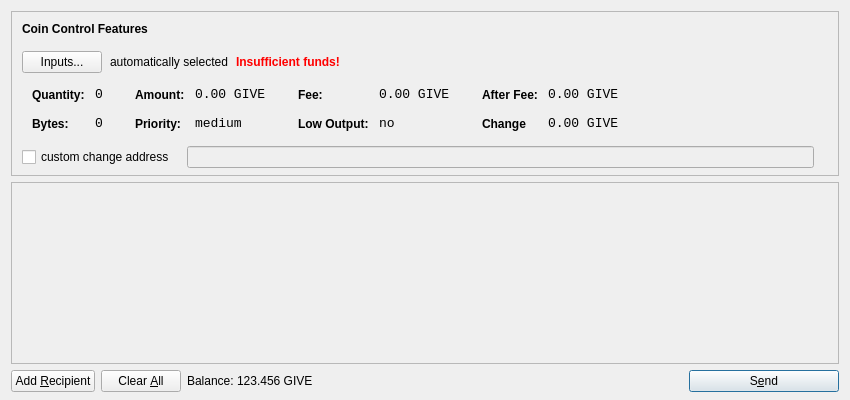
<?xml version="1.0" encoding="UTF-8"?>
<ui version="4.0">
 <class>SendCoinsDialog</class>
 <widget class="QDialog" name="SendCoinsDialog">
  <property name="geometry">
   <rect>
    <x>0</x>
    <y>0</y>
    <width>850</width>
    <height>400</height>
   </rect>
  </property>
  <property name="windowTitle">
   <string>Send Coins</string>
  </property>
  <layout class="QVBoxLayout" name="verticalLayout" stretch="0,1,0">
   <property name="bottomMargin">
    <number>8</number>
   </property>
   <item>
    <widget class="QFrame" name="frameCoinControl">
     <property name="sizePolicy">
      <sizepolicy hsizetype="Expanding" vsizetype="Expanding">
       <horstretch>0</horstretch>
       <verstretch>0</verstretch>
      </sizepolicy>
     </property>
     <property name="maximumSize">
      <size>
       <width>16777215</width>
       <height>16777215</height>
      </size>
     </property>
     <property name="frameShape">
      <enum>QFrame::StyledPanel</enum>
     </property>
     <property name="frameShadow">
      <enum>QFrame::Sunken</enum>
     </property>
     <layout class="QVBoxLayout" name="verticalLayoutCoinControl2">
      <property name="spacing">
       <number>-1</number>
      </property>
      <property name="leftMargin">
       <number>0</number>
      </property>
      <property name="topMargin">
       <number>0</number>
      </property>
      <property name="rightMargin">
       <number>0</number>
      </property>
      <property name="bottomMargin">
       <number>6</number>
      </property>
      <item>
       <layout class="QVBoxLayout" name="verticalLayoutCoinControl" stretch="0,0,0,0,1">
        <property name="spacing">
         <number>0</number>
        </property>
        <property name="leftMargin">
         <number>10</number>
        </property>
        <property name="topMargin">
         <number>10</number>
        </property>
        <item>
         <layout class="QHBoxLayout" name="horizontalLayoutCoinControl1">
          <property name="bottomMargin">
           <number>15</number>
          </property>
          <item>
           <widget class="QLabel" name="labelCoinControlFeatures">
            <property name="sizePolicy">
             <sizepolicy hsizetype="Preferred" vsizetype="Maximum">
              <horstretch>0</horstretch>
              <verstretch>0</verstretch>
             </sizepolicy>
            </property>
            <property name="font">
             <font>
              <weight>75</weight>
              <bold>true</bold>
             </font>
            </property>
            <property name="styleSheet">
             <string notr="true">font-weight:bold;</string>
            </property>
            <property name="text">
             <string>Coin Control Features</string>
            </property>
           </widget>
          </item>
         </layout>
        </item>
        <item>
         <layout class="QHBoxLayout" name="horizontalLayoutCoinControl2" stretch="0,0,0,0">
          <property name="spacing">
           <number>8</number>
          </property>
          <property name="bottomMargin">
           <number>10</number>
          </property>
          <item>
           <widget class="QPushButton" name="pushButtonCoinControl">
            <property name="styleSheet">
             <string notr="true"/>
            </property>
            <property name="text">
             <string>Inputs...</string>
            </property>
           </widget>
          </item>
          <item>
           <widget class="QLabel" name="labelCoinControlAutomaticallySelected">
            <property name="text">
             <string>automatically selected</string>
            </property>
            <property name="margin">
             <number>5</number>
            </property>
           </widget>
          </item>
          <item>
           <widget class="QLabel" name="labelCoinControlInsuffFunds">
            <property name="font">
             <font>
              <weight>75</weight>
              <bold>true</bold>
             </font>
            </property>
            <property name="styleSheet">
             <string notr="true">color:red;font-weight:bold;</string>
            </property>
            <property name="text">
             <string>Insufficient funds!</string>
            </property>
            <property name="margin">
             <number>5</number>
            </property>
           </widget>
          </item>
          <item>
           <spacer name="horizontalSpacerCoinControl">
            <property name="orientation">
             <enum>Qt::Horizontal</enum>
            </property>
            <property name="sizeHint" stdset="0">
             <size>
              <width>40</width>
              <height>1</height>
             </size>
            </property>
           </spacer>
          </item>
         </layout>
        </item>
        <item>
         <widget class="QWidget" name="widgetCoinControl" native="true">
          <property name="sizePolicy">
           <sizepolicy hsizetype="Preferred" vsizetype="Preferred">
            <horstretch>0</horstretch>
            <verstretch>0</verstretch>
           </sizepolicy>
          </property>
          <property name="minimumSize">
           <size>
            <width>0</width>
            <height>0</height>
           </size>
          </property>
          <property name="styleSheet">
           <string notr="true"/>
          </property>
          <layout class="QHBoxLayout" name="horizontalLayoutCoinControl5">
           <property name="margin">
            <number>0</number>
           </property>
           <item>
            <layout class="QHBoxLayout" name="horizontalLayoutCoinControl3" stretch="0,0,0,1">
             <property name="spacing">
              <number>20</number>
             </property>
             <property name="topMargin">
              <number>0</number>
             </property>
             <property name="bottomMargin">
              <number>10</number>
             </property>
             <item>
              <layout class="QFormLayout" name="formLayoutCoinControl1">
               <property name="horizontalSpacing">
                <number>10</number>
               </property>
               <property name="verticalSpacing">
                <number>14</number>
               </property>
               <property name="leftMargin">
                <number>10</number>
               </property>
               <property name="topMargin">
                <number>4</number>
               </property>
               <property name="rightMargin">
                <number>6</number>
               </property>
               <item row="0" column="0">
                <widget class="QLabel" name="labelCoinControlQuantityText">
                 <property name="styleSheet">
                  <string notr="true">font-weight:bold;</string>
                 </property>
                 <property name="text">
                  <string>Quantity:</string>
                 </property>
                 <property name="margin">
                  <number>0</number>
                 </property>
                </widget>
               </item>
               <item row="0" column="1">
                <widget class="QLabel" name="labelCoinControlQuantity">
                 <property name="font">
                  <font>
                   <family>Monospace</family>
                   <pointsize>10</pointsize>
                  </font>
                 </property>
                 <property name="cursor">
                  <cursorShape>IBeamCursor</cursorShape>
                 </property>
                 <property name="contextMenuPolicy">
                  <enum>Qt::ActionsContextMenu</enum>
                 </property>
                 <property name="text">
                  <string>0</string>
                 </property>
                 <property name="margin">
                  <number>0</number>
                 </property>
                 <property name="textInteractionFlags">
                  <set>Qt::LinksAccessibleByMouse|Qt::TextSelectableByKeyboard|Qt::TextSelectableByMouse</set>
                 </property>
                </widget>
               </item>
               <item row="1" column="0">
                <widget class="QLabel" name="labelCoinControlBytesText">
                 <property name="styleSheet">
                  <string notr="true">font-weight:bold;</string>
                 </property>
                 <property name="text">
                  <string>Bytes:</string>
                 </property>
                </widget>
               </item>
               <item row="1" column="1">
                <widget class="QLabel" name="labelCoinControlBytes">
                 <property name="font">
                  <font>
                   <family>Monospace</family>
                   <pointsize>10</pointsize>
                  </font>
                 </property>
                 <property name="cursor">
                  <cursorShape>IBeamCursor</cursorShape>
                 </property>
                 <property name="contextMenuPolicy">
                  <enum>Qt::ActionsContextMenu</enum>
                 </property>
                 <property name="text">
                  <string>0</string>
                 </property>
                 <property name="textInteractionFlags">
                  <set>Qt::LinksAccessibleByMouse|Qt::TextSelectableByKeyboard|Qt::TextSelectableByMouse</set>
                 </property>
                </widget>
               </item>
              </layout>
             </item>
             <item>
              <layout class="QFormLayout" name="formLayoutCoinControl2">
               <property name="horizontalSpacing">
                <number>10</number>
               </property>
               <property name="verticalSpacing">
                <number>14</number>
               </property>
               <property name="leftMargin">
                <number>6</number>
               </property>
               <property name="topMargin">
                <number>4</number>
               </property>
               <property name="rightMargin">
                <number>6</number>
               </property>
               <item row="0" column="0">
                <widget class="QLabel" name="labelCoinControlAmountText">
                 <property name="styleSheet">
                  <string notr="true">font-weight:bold;</string>
                 </property>
                 <property name="text">
                  <string>Amount:</string>
                 </property>
                 <property name="margin">
                  <number>0</number>
                 </property>
                </widget>
               </item>
               <item row="0" column="1">
                <widget class="QLabel" name="labelCoinControlAmount">
                 <property name="font">
                  <font>
                   <family>Monospace</family>
                   <pointsize>10</pointsize>
                  </font>
                 </property>
                 <property name="cursor">
                  <cursorShape>IBeamCursor</cursorShape>
                 </property>
                 <property name="contextMenuPolicy">
                  <enum>Qt::ActionsContextMenu</enum>
                 </property>
                 <property name="text">
                  <string>0.00 GIVE</string>
                 </property>
                 <property name="textInteractionFlags">
                  <set>Qt::LinksAccessibleByMouse|Qt::TextSelectableByKeyboard|Qt::TextSelectableByMouse</set>
                 </property>
                </widget>
               </item>
               <item row="1" column="0">
                <widget class="QLabel" name="labelCoinControlPriorityText">
                 <property name="styleSheet">
                  <string notr="true">font-weight:bold;</string>
                 </property>
                 <property name="text">
                  <string>Priority:</string>
                 </property>
                </widget>
               </item>
               <item row="1" column="1">
                <widget class="QLabel" name="labelCoinControlPriority">
                 <property name="font">
                  <font>
                   <family>Monospace</family>
                   <pointsize>10</pointsize>
                  </font>
                 </property>
                 <property name="cursor">
                  <cursorShape>IBeamCursor</cursorShape>
                 </property>
                 <property name="contextMenuPolicy">
                  <enum>Qt::ActionsContextMenu</enum>
                 </property>
                 <property name="text">
                  <string>medium</string>
                 </property>
                 <property name="textInteractionFlags">
                  <set>Qt::LinksAccessibleByMouse|Qt::TextSelectableByKeyboard|Qt::TextSelectableByMouse</set>
                 </property>
                </widget>
               </item>
              </layout>
             </item>
             <item>
              <layout class="QFormLayout" name="formLayoutCoinControl3">
               <property name="horizontalSpacing">
                <number>10</number>
               </property>
               <property name="verticalSpacing">
                <number>14</number>
               </property>
               <property name="leftMargin">
                <number>6</number>
               </property>
               <property name="topMargin">
                <number>4</number>
               </property>
               <property name="rightMargin">
                <number>6</number>
               </property>
               <item row="0" column="0">
                <widget class="QLabel" name="labelCoinControlFeeText">
                 <property name="styleSheet">
                  <string notr="true">font-weight:bold;</string>
                 </property>
                 <property name="text">
                  <string>Fee:</string>
                 </property>
                 <property name="margin">
                  <number>0</number>
                 </property>
                </widget>
               </item>
               <item row="0" column="1">
                <widget class="QLabel" name="labelCoinControlFee">
                 <property name="font">
                  <font>
                   <family>Monospace</family>
                   <pointsize>10</pointsize>
                  </font>
                 </property>
                 <property name="cursor">
                  <cursorShape>IBeamCursor</cursorShape>
                 </property>
                 <property name="contextMenuPolicy">
                  <enum>Qt::ActionsContextMenu</enum>
                 </property>
                 <property name="text">
                  <string>0.00 GIVE</string>
                 </property>
                 <property name="textInteractionFlags">
                  <set>Qt::LinksAccessibleByMouse|Qt::TextSelectableByKeyboard|Qt::TextSelectableByMouse</set>
                 </property>
                </widget>
               </item>
               <item row="1" column="0">
                <widget class="QLabel" name="labelCoinControlLowOutputText">
                 <property name="styleSheet">
                  <string notr="true">font-weight:bold;</string>
                 </property>
                 <property name="text">
                  <string>Low Output:</string>
                 </property>
                </widget>
               </item>
               <item row="1" column="1">
                <widget class="QLabel" name="labelCoinControlLowOutput">
                 <property name="font">
                  <font>
                   <family>Monospace</family>
                   <pointsize>10</pointsize>
                  </font>
                 </property>
                 <property name="cursor">
                  <cursorShape>IBeamCursor</cursorShape>
                 </property>
                 <property name="contextMenuPolicy">
                  <enum>Qt::ActionsContextMenu</enum>
                 </property>
                 <property name="text">
                  <string>no</string>
                 </property>
                 <property name="textInteractionFlags">
                  <set>Qt::LinksAccessibleByMouse|Qt::TextSelectableByKeyboard|Qt::TextSelectableByMouse</set>
                 </property>
                </widget>
               </item>
              </layout>
             </item>
             <item>
              <layout class="QFormLayout" name="formLayoutCoinControl4">
               <property name="horizontalSpacing">
                <number>10</number>
               </property>
               <property name="verticalSpacing">
                <number>14</number>
               </property>
               <property name="leftMargin">
                <number>6</number>
               </property>
               <property name="topMargin">
                <number>4</number>
               </property>
               <property name="rightMargin">
                <number>6</number>
               </property>
               <item row="0" column="0">
                <widget class="QLabel" name="labelCoinControlAfterFeeText">
                 <property name="styleSheet">
                  <string notr="true">font-weight:bold;</string>
                 </property>
                 <property name="text">
                  <string>After Fee:</string>
                 </property>
                 <property name="margin">
                  <number>0</number>
                 </property>
                </widget>
               </item>
               <item row="0" column="1">
                <widget class="QLabel" name="labelCoinControlAfterFee">
                 <property name="font">
                  <font>
                   <family>Monospace</family>
                   <pointsize>10</pointsize>
                  </font>
                 </property>
                 <property name="cursor">
                  <cursorShape>IBeamCursor</cursorShape>
                 </property>
                 <property name="contextMenuPolicy">
                  <enum>Qt::ActionsContextMenu</enum>
                 </property>
                 <property name="text">
                  <string>0.00 GIVE</string>
                 </property>
                 <property name="textInteractionFlags">
                  <set>Qt::LinksAccessibleByMouse|Qt::TextSelectableByKeyboard|Qt::TextSelectableByMouse</set>
                 </property>
                </widget>
               </item>
               <item row="1" column="0">
                <widget class="QLabel" name="labelCoinControlChangeText">
                 <property name="styleSheet">
                  <string notr="true">font-weight:bold;</string>
                 </property>
                 <property name="text">
                  <string>Change</string>
                 </property>
                </widget>
               </item>
               <item row="1" column="1">
                <widget class="QLabel" name="labelCoinControlChange">
                 <property name="font">
                  <font>
                   <family>Monospace</family>
                   <pointsize>10</pointsize>
                  </font>
                 </property>
                 <property name="cursor">
                  <cursorShape>IBeamCursor</cursorShape>
                 </property>
                 <property name="contextMenuPolicy">
                  <enum>Qt::ActionsContextMenu</enum>
                 </property>
                 <property name="text">
                  <string>0.00 GIVE</string>
                 </property>
                 <property name="textInteractionFlags">
                  <set>Qt::LinksAccessibleByMouse|Qt::TextSelectableByKeyboard|Qt::TextSelectableByMouse</set>
                 </property>
                </widget>
               </item>
              </layout>
             </item>
            </layout>
           </item>
          </layout>
         </widget>
        </item>
        <item>
         <layout class="QHBoxLayout" name="horizontalLayoutCoinControl4" stretch="0,0,0">
          <property name="spacing">
           <number>12</number>
          </property>
          <property name="sizeConstraint">
           <enum>QLayout::SetDefaultConstraint</enum>
          </property>
          <property name="topMargin">
           <number>5</number>
          </property>
          <property name="rightMargin">
           <number>5</number>
          </property>
          <item>
           <widget class="QCheckBox" name="checkBoxCoinControlChange">
            <property name="text">
             <string>custom change address</string>
            </property>
           </widget>
          </item>
          <item>
           <widget class="QLineEdit" name="lineEditCoinControlChange">
            <property name="enabled">
             <bool>false</bool>
            </property>
            <property name="sizePolicy">
             <sizepolicy hsizetype="Expanding" vsizetype="Fixed">
              <horstretch>0</horstretch>
              <verstretch>0</verstretch>
             </sizepolicy>
            </property>
           </widget>
          </item>
          <item>
           <widget class="QLabel" name="labelCoinControlChangeLabel">
            <property name="sizePolicy">
             <sizepolicy hsizetype="Preferred" vsizetype="Expanding">
              <horstretch>0</horstretch>
              <verstretch>0</verstretch>
             </sizepolicy>
            </property>
            <property name="minimumSize">
             <size>
              <width>0</width>
              <height>0</height>
             </size>
            </property>
            <property name="text">
             <string/>
            </property>
            <property name="margin">
             <number>3</number>
            </property>
           </widget>
          </item>
         </layout>
        </item>
        <item>
         <spacer name="verticalSpacerCoinControl">
          <property name="orientation">
           <enum>Qt::Vertical</enum>
          </property>
          <property name="sizeHint" stdset="0">
           <size>
            <width>800</width>
            <height>1</height>
           </size>
          </property>
         </spacer>
        </item>
       </layout>
      </item>
     </layout>
    </widget>
   </item>
   <item>
    <widget class="QScrollArea" name="scrollArea">
     <property name="widgetResizable">
      <bool>true</bool>
     </property>
     <widget class="QWidget" name="scrollAreaWidgetContents">
      <property name="geometry">
       <rect>
        <x>0</x>
        <y>0</y>
        <width>830</width>
        <height>165</height>
       </rect>
      </property>
      <layout class="QVBoxLayout" name="verticalLayout_2">
       <property name="margin">
        <number>0</number>
       </property>
       <item>
        <layout class="QVBoxLayout" name="entries">
         <property name="spacing">
          <number>6</number>
         </property>
        </layout>
       </item>
       <item>
        <spacer name="verticalSpacer">
         <property name="orientation">
          <enum>Qt::Vertical</enum>
         </property>
         <property name="sizeHint" stdset="0">
          <size>
           <width>20</width>
           <height>40</height>
          </size>
         </property>
        </spacer>
       </item>
      </layout>
     </widget>
    </widget>
   </item>
   <item>
    <layout class="QHBoxLayout" name="horizontalLayout">
     <item>
      <widget class="QPushButton" name="addButton">
       <property name="toolTip">
        <string>Send to multiple recipients at once</string>
       </property>
       <property name="text">
        <string>Add &amp;Recipient</string>
       </property>
       <property name="icon">
        <iconset resource="../bitcoin.qrc">
         <normaloff>:/icons/add</normaloff>:/icons/add</iconset>
       </property>
       <property name="autoDefault">
        <bool>false</bool>
       </property>
      </widget>
     </item>
     <item>
      <widget class="QPushButton" name="clearButton">
       <property name="sizePolicy">
        <sizepolicy hsizetype="Minimum" vsizetype="Fixed">
         <horstretch>0</horstretch>
         <verstretch>0</verstretch>
        </sizepolicy>
       </property>
       <property name="toolTip">
        <string>Remove all transaction fields</string>
       </property>
       <property name="text">
        <string>Clear &amp;All</string>
       </property>
       <property name="icon">
        <iconset resource="../bitcoin.qrc">
         <normaloff>:/icons/remove</normaloff>:/icons/remove</iconset>
       </property>
       <property name="autoRepeatDelay">
        <number>300</number>
       </property>
       <property name="autoDefault">
        <bool>false</bool>
       </property>
      </widget>
     </item>
     <item>
      <layout class="QHBoxLayout" name="horizontalLayout_2">
       <property name="spacing">
        <number>3</number>
       </property>
       <item>
        <widget class="QLabel" name="label">
         <property name="sizePolicy">
          <sizepolicy hsizetype="Preferred" vsizetype="Fixed">
           <horstretch>0</horstretch>
           <verstretch>0</verstretch>
          </sizepolicy>
         </property>
         <property name="text">
          <string>Balance:</string>
         </property>
        </widget>
       </item>
       <item>
        <widget class="QLabel" name="labelBalance">
         <property name="sizePolicy">
          <sizepolicy hsizetype="Preferred" vsizetype="Fixed">
           <horstretch>0</horstretch>
           <verstretch>0</verstretch>
          </sizepolicy>
         </property>
         <property name="cursor">
          <cursorShape>IBeamCursor</cursorShape>
         </property>
         <property name="text">
          <string>123.456 GIVE</string>
         </property>
         <property name="textInteractionFlags">
          <set>Qt::LinksAccessibleByMouse|Qt::TextSelectableByKeyboard|Qt::TextSelectableByMouse</set>
         </property>
        </widget>
       </item>
      </layout>
     </item>
     <item>
      <spacer name="horizontalSpacer">
       <property name="orientation">
        <enum>Qt::Horizontal</enum>
       </property>
       <property name="sizeHint" stdset="0">
        <size>
         <width>40</width>
         <height>20</height>
        </size>
       </property>
      </spacer>
     </item>
     <item>
      <widget class="QPushButton" name="sendButton">
       <property name="minimumSize">
        <size>
         <width>150</width>
         <height>0</height>
        </size>
       </property>
       <property name="toolTip">
        <string>Confirm the send action</string>
       </property>
       <property name="text">
        <string>S&amp;end</string>
       </property>
       <property name="icon">
        <iconset resource="../bitcoin.qrc">
         <normaloff>:/icons/send</normaloff>:/icons/send</iconset>
       </property>
       <property name="default">
        <bool>true</bool>
       </property>
      </widget>
     </item>
    </layout>
   </item>
  </layout>
 </widget>
 <resources>
  <include location="../bitcoin.qrc"/>
 </resources>
 <connections/>
</ui>
